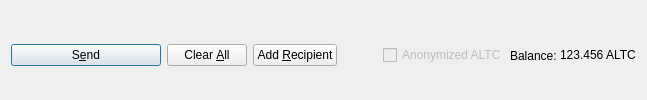
         <widget class="QFrame" name="frame_Send">
          <layout class="QHBoxLayout" name="horizontalLayout">
           <property name="bottomMargin">
            <number>0</number>
           </property>
           <item>
            <widget class="QPushButton" name="sendButton">
             <property name="minimumSize">
              <size>
               <width>150</width>
               <height>0</height>
              </size>
             </property>
             <property name="toolTip">
              <string>Confirm the send action</string>
             </property>
             <property name="text">
              <string>S&amp;end</string>
             </property>
             <property name="icon">
              <iconset resource="../ALTC.qrc">
               <normaloff>:/icons/send</normaloff>:/icons/send</iconset>
             </property>
             <property name="autoDefault">
              <bool>false</bool>
             </property>
             <property name="default">
              <bool>true</bool>
             </property>
            </widget>
           </item>
           <item>
            <widget class="QPushButton" name="clearButton">
             <property name="sizePolicy">
              <sizepolicy hsizetype="Minimum" vsizetype="Fixed">
               <horstretch>0</horstretch>
               <verstretch>0</verstretch>
              </sizepolicy>
             </property>
             <property name="toolTip">
              <string>Clear all fields of the form.</string>
             </property>
             <property name="text">
              <string>Clear &amp;All</string>
             </property>
             <property name="icon">
              <iconset resource="../ALTC.qrc">
               <normaloff>:/icons/remove</normaloff>:/icons/remove</iconset>
             </property>
             <property name="autoDefault">
              <bool>false</bool>
             </property>
            </widget>
           </item>
           <item>
            <widget class="QPushButton" name="addButton">
             <property name="toolTip">
              <string>Send to multiple recipients at once</string>
             </property>
             <property name="text">
              <string>Add &amp;Recipient</string>
             </property>
             <property name="icon">
              <iconset resource="../ALTC.qrc">
               <normaloff>:/icons/add</normaloff>:/icons/add</iconset>
             </property>
             <property name="autoDefault">
              <bool>false</bool>
             </property>
            </widget>
           </item>
           <item>
            <spacer name="horizontalSpacer">
             <property name="orientation">
              <enum>Qt::Horizontal</enum>
             </property>
             <property name="sizeHint" stdset="0">
              <size>
               <width>40</width>
               <height>20</height>
              </size>
             </property>
            </spacer>
           </item>
           <item>
            <layout class="QHBoxLayout" name="horizontalLayout_2">
             <property name="spacing">
              <number>3</number>
             </property>
             <item>
              <widget class="QCheckBox" name="checkzALTC">
               <property name="enabled">
                <bool>false</bool>
               </property>
               <property name="text">
                <string>Anonymized ALTC</string>
               </property>
              </widget>
             </item>
             <item>
              <widget class="QLabel" name="label">
               <property name="text">
                <string>Balance:</string>
               </property>
              </widget>
             </item>
             <item>
              <widget class="QLabel" name="labelBalance">
               <property name="sizePolicy">
                <sizepolicy hsizetype="Preferred" vsizetype="Fixed">
                 <horstretch>0</horstretch>
                 <verstretch>0</verstretch>
                </sizepolicy>
               </property>
               <property name="cursor">
                <cursorShape>IBeamCursor</cursorShape>
               </property>
               <property name="text">
                <string notr="true">123.456 ALTC</string>
               </property>
               <property name="textInteractionFlags">
                <set>Qt::LinksAccessibleByMouse|Qt::TextSelectableByKeyboard|Qt::TextSelectableByMouse</set>
               </property>
              </widget>
             </item>
            </layout>
           </item>
          </layout>
         </widget>
